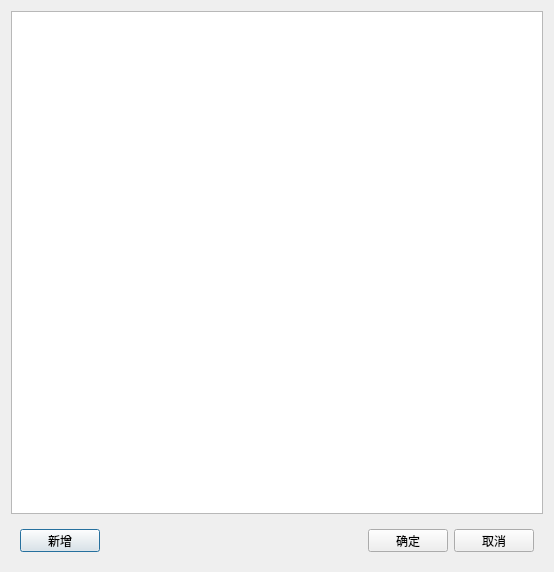
<?xml version="1.0" encoding="UTF-8"?>
<ui version="4.0">
 <class>FnAppBarSetDialog</class>
 <widget class="QDialog" name="FnAppBarSetDialog">
  <property name="geometry">
   <rect>
    <x>0</x>
    <y>0</y>
    <width>554</width>
    <height>572</height>
   </rect>
  </property>
  <property name="windowTitle">
   <string>设置</string>
  </property>
  <layout class="QVBoxLayout" name="verticalLayout">
   <item>
    <widget class="QListWidget" name="lvData"/>
   </item>
   <item>
    <widget class="QWidget" name="wgtBottom" native="true">
     <property name="minimumSize">
      <size>
       <width>0</width>
       <height>41</height>
      </size>
     </property>
     <property name="maximumSize">
      <size>
       <width>16777215</width>
       <height>41</height>
      </size>
     </property>
     <layout class="QHBoxLayout" name="horizontalLayout">
      <item>
       <widget class="QPushButton" name="btnAdd">
        <property name="text">
         <string>新增</string>
        </property>
       </widget>
      </item>
      <item>
       <spacer name="horizontalSpacer">
        <property name="orientation">
         <enum>Qt::Horizontal</enum>
        </property>
        <property name="sizeHint" stdset="0">
         <size>
          <width>257</width>
          <height>20</height>
         </size>
        </property>
       </spacer>
      </item>
      <item>
       <widget class="QPushButton" name="btnOk">
        <property name="text">
         <string>确定</string>
        </property>
       </widget>
      </item>
      <item>
       <widget class="QPushButton" name="btnCancel">
        <property name="text">
         <string>取消</string>
        </property>
       </widget>
      </item>
     </layout>
    </widget>
   </item>
  </layout>
 </widget>
 <resources/>
 <connections/>
</ui>
